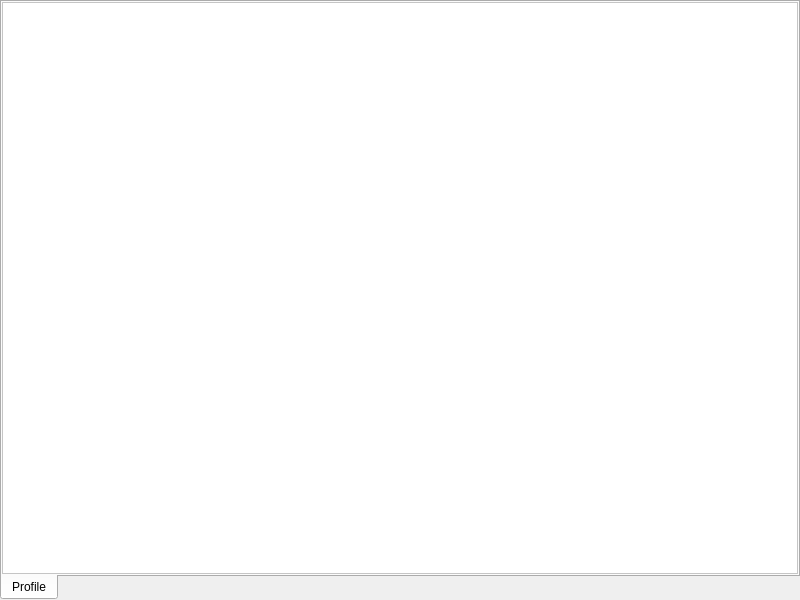
<?xml version="1.0" encoding="UTF-8"?>
<ui version="4.0">
 <class>AlbumEditor</class>
 <widget class="QStackedWidget" name="AlbumEditor">
  <property name="geometry">
   <rect>
    <x>0</x>
    <y>0</y>
    <width>800</width>
    <height>600</height>
   </rect>
  </property>
  <property name="windowTitle">
   <string>Album editor</string>
  </property>
  <property name="toolTip">
   <string>Album editor</string>
  </property>
  <property name="statusTip">
   <string>Album editor</string>
  </property>
  <property name="whatsThis">
   <string>Album editor</string>
  </property>
  <property name="currentIndex">
   <number>0</number>
  </property>
  <widget class="QTabWidget" name="Main">
   <property name="tabPosition">
    <enum>QTabWidget::South</enum>
   </property>
   <property name="currentIndex">
    <number>0</number>
   </property>
   <property name="movable">
    <bool>true</bool>
   </property>
   <widget class="QScrollArea" name="Profile">
    <property name="styleSheet">
     <string notr="true">background-color: rgb(255, 255, 255);</string>
    </property>
    <property name="widgetResizable">
     <bool>true</bool>
    </property>
    <attribute name="title">
     <string>Profile</string>
    </attribute>
   </widget>
  </widget>
  <widget class="QWidget" name="PeopleTool">
   <widget class="QToolButton" name="CheckNames">
    <property name="geometry">
     <rect>
      <x>0</x>
      <y>0</y>
      <width>28</width>
      <height>28</height>
     </rect>
    </property>
    <property name="text">
     <string/>
    </property>
    <property name="icon">
     <iconset>
      <normaloff>:/images/addpeople.png</normaloff>:/images/addpeople.png</iconset>
    </property>
    <property name="iconSize">
     <size>
      <width>28</width>
      <height>28</height>
     </size>
    </property>
    <property name="autoRaise">
     <bool>true</bool>
    </property>
   </widget>
   <widget class="QToolButton" name="AppendPeople">
    <property name="geometry">
     <rect>
      <x>28</x>
      <y>0</y>
      <width>28</width>
      <height>28</height>
     </rect>
    </property>
    <property name="text">
     <string/>
    </property>
    <property name="icon">
     <iconset>
      <normaloff>:/images/plus.png</normaloff>:/images/plus.png</iconset>
    </property>
    <property name="iconSize">
     <size>
      <width>28</width>
      <height>28</height>
     </size>
    </property>
    <property name="autoRaise">
     <bool>true</bool>
    </property>
   </widget>
   <widget class="QComboBox" name="PeopleLanguages">
    <property name="geometry">
     <rect>
      <x>56</x>
      <y>0</y>
      <width>320</width>
      <height>28</height>
     </rect>
    </property>
    <property name="editable">
     <bool>true</bool>
    </property>
   </widget>
   <widget class="QCheckBox" name="Spacing">
    <property name="geometry">
     <rect>
      <x>380</x>
      <y>0</y>
      <width>156</width>
      <height>24</height>
     </rect>
    </property>
    <property name="text">
     <string>Simplify spaces</string>
    </property>
    <property name="iconSize">
     <size>
      <width>24</width>
      <height>24</height>
     </size>
    </property>
   </widget>
  </widget>
  <widget class="QSplitter" name="EditAlbum">
   <property name="orientation">
    <enum>Qt::Vertical</enum>
   </property>
   <property name="handleWidth">
    <number>1</number>
   </property>
   <widget class="QLineEdit" name="Name">
    <property name="minimumSize">
     <size>
      <width>0</width>
      <height>28</height>
     </size>
    </property>
    <property name="maximumSize">
     <size>
      <width>16777215</width>
      <height>28</height>
     </size>
    </property>
    <property name="toolTip">
     <string>Album name</string>
    </property>
    <property name="statusTip">
     <string>Album name</string>
    </property>
    <property name="whatsThis">
     <string>Album name</string>
    </property>
    <property name="placeholderText">
     <string>Album name</string>
    </property>
   </widget>
   <widget class="QComboBox" name="Languages">
    <property name="minimumSize">
     <size>
      <width>0</width>
      <height>28</height>
     </size>
    </property>
    <property name="maximumSize">
     <size>
      <width>16777215</width>
      <height>28</height>
     </size>
    </property>
    <property name="editable">
     <bool>true</bool>
    </property>
   </widget>
   <widget class="QSplitter" name="CommoditiesItems">
    <property name="orientation">
     <enum>Qt::Horizontal</enum>
    </property>
    <property name="handleWidth">
     <number>1</number>
    </property>
    <widget class="QLabel" name="AlbumIcon">
     <property name="minimumSize">
      <size>
       <width>128</width>
       <height>128</height>
      </size>
     </property>
     <property name="maximumSize">
      <size>
       <width>128</width>
       <height>128</height>
      </size>
     </property>
    </widget>
    <widget class="QWidget" name="Commodities" native="true">
     <property name="minimumSize">
      <size>
       <width>0</width>
       <height>128</height>
      </size>
     </property>
     <property name="maximumSize">
      <size>
       <width>16777215</width>
       <height>128</height>
      </size>
     </property>
     <widget class="QCheckBox" name="hasCommodity">
      <property name="geometry">
       <rect>
        <x>10</x>
        <y>10</y>
        <width>240</width>
        <height>28</height>
       </rect>
      </property>
      <property name="text">
       <string>Commodity</string>
      </property>
      <property name="checked">
       <bool>true</bool>
      </property>
     </widget>
     <widget class="QCheckBox" name="Company">
      <property name="geometry">
       <rect>
        <x>10</x>
        <y>40</y>
        <width>240</width>
        <height>28</height>
       </rect>
      </property>
      <property name="text">
       <string>Company</string>
      </property>
      <property name="checked">
       <bool>true</bool>
      </property>
     </widget>
     <widget class="QToolButton" name="FindAlbum">
      <property name="geometry">
       <rect>
        <x>300</x>
        <y>10</y>
        <width>48</width>
        <height>48</height>
       </rect>
      </property>
      <property name="toolTip">
       <string>Find album</string>
      </property>
      <property name="statusTip">
       <string>Find album</string>
      </property>
      <property name="whatsThis">
       <string>Find album</string>
      </property>
      <property name="text">
       <string/>
      </property>
      <property name="icon">
       <iconset>
        <normaloff>:/images/first.png</normaloff>:/images/first.png</iconset>
      </property>
      <property name="iconSize">
       <size>
        <width>48</width>
        <height>48</height>
       </size>
      </property>
      <property name="autoRaise">
       <bool>true</bool>
      </property>
     </widget>
     <widget class="QToolButton" name="AddAlbum">
      <property name="geometry">
       <rect>
        <x>360</x>
        <y>10</y>
        <width>48</width>
        <height>48</height>
       </rect>
      </property>
      <property name="toolTip">
       <string>Add album</string>
      </property>
      <property name="statusTip">
       <string>Add album</string>
      </property>
      <property name="whatsThis">
       <string>Add album</string>
      </property>
      <property name="text">
       <string/>
      </property>
      <property name="icon">
       <iconset>
        <normaloff>:/images/plus.png</normaloff>:/images/plus.png</iconset>
      </property>
      <property name="iconSize">
       <size>
        <width>48</width>
        <height>48</height>
       </size>
      </property>
      <property name="autoRaise">
       <bool>true</bool>
      </property>
     </widget>
     <widget class="QLineEdit" name="AlbumURL">
      <property name="geometry">
       <rect>
        <x>10</x>
        <y>100</y>
        <width>480</width>
        <height>24</height>
       </rect>
      </property>
      <property name="toolTip">
       <string>Album information URL</string>
      </property>
      <property name="statusTip">
       <string>Album information URL</string>
      </property>
      <property name="whatsThis">
       <string>Album information URL</string>
      </property>
      <property name="placeholderText">
       <string>Album information URL</string>
      </property>
     </widget>
     <widget class="QToolButton" name="Dig">
      <property name="geometry">
       <rect>
        <x>420</x>
        <y>10</y>
        <width>48</width>
        <height>48</height>
       </rect>
      </property>
      <property name="text">
       <string/>
      </property>
      <property name="icon">
       <iconset>
        <normaloff>:/images/documentsearch.png</normaloff>:/images/documentsearch.png</iconset>
      </property>
      <property name="iconSize">
       <size>
        <width>48</width>
        <height>48</height>
       </size>
      </property>
      <property name="autoRaise">
       <bool>true</bool>
      </property>
     </widget>
    </widget>
   </widget>
   <widget class="QLineEdit" name="Identifier">
    <property name="minimumSize">
     <size>
      <width>0</width>
      <height>28</height>
     </size>
    </property>
    <property name="maximumSize">
     <size>
      <width>16777215</width>
      <height>28</height>
     </size>
    </property>
    <property name="toolTip">
     <string>Product identifier</string>
    </property>
    <property name="statusTip">
     <string>Product identifier</string>
    </property>
    <property name="whatsThis">
     <string>Product identifier</string>
    </property>
    <property name="styleSheet">
     <string notr="true">background-color: rgb(248,248,248)</string>
    </property>
    <property name="placeholderText">
     <string>Identifier</string>
    </property>
   </widget>
  </widget>
  <widget class="QSplitter" name="Groups">
   <property name="orientation">
    <enum>Qt::Vertical</enum>
   </property>
   <property name="handleWidth">
    <number>1</number>
   </property>
   <widget class="QSplitter" name="GroupSelect">
    <property name="orientation">
     <enum>Qt::Horizontal</enum>
    </property>
    <property name="handleWidth">
     <number>1</number>
    </property>
    <widget class="QWidget" name="GroupTools" native="true">
     <property name="minimumSize">
      <size>
       <width>56</width>
       <height>28</height>
      </size>
     </property>
     <property name="maximumSize">
      <size>
       <width>56</width>
       <height>28</height>
      </size>
     </property>
     <widget class="QToolButton" name="AddGroup">
      <property name="geometry">
       <rect>
        <x>0</x>
        <y>0</y>
        <width>28</width>
        <height>28</height>
       </rect>
      </property>
      <property name="toolTip">
       <string>Add group</string>
      </property>
      <property name="statusTip">
       <string>Add group</string>
      </property>
      <property name="whatsThis">
       <string>Add group</string>
      </property>
      <property name="text">
       <string/>
      </property>
      <property name="icon">
       <iconset>
        <normaloff>:/images/android.png</normaloff>:/images/android.png</iconset>
      </property>
      <property name="iconSize">
       <size>
        <width>28</width>
        <height>28</height>
       </size>
      </property>
      <property name="autoRaise">
       <bool>true</bool>
      </property>
     </widget>
     <widget class="QToolButton" name="DeleteGroup">
      <property name="enabled">
       <bool>false</bool>
      </property>
      <property name="geometry">
       <rect>
        <x>28</x>
        <y>0</y>
        <width>28</width>
        <height>28</height>
       </rect>
      </property>
      <property name="toolTip">
       <string>Delete group</string>
      </property>
      <property name="statusTip">
       <string>Delete group</string>
      </property>
      <property name="whatsThis">
       <string>Delete group</string>
      </property>
      <property name="text">
       <string/>
      </property>
      <property name="icon">
       <iconset>
        <normaloff>:/images/closespeech.png</normaloff>:/images/closespeech.png</iconset>
      </property>
      <property name="iconSize">
       <size>
        <width>28</width>
        <height>28</height>
       </size>
      </property>
      <property name="autoRaise">
       <bool>true</bool>
      </property>
     </widget>
    </widget>
    <widget class="QComboBox" name="UnusedGroupLists">
     <property name="minimumSize">
      <size>
       <width>0</width>
       <height>28</height>
      </size>
     </property>
     <property name="maximumSize">
      <size>
       <width>16777215</width>
       <height>28</height>
      </size>
     </property>
     <property name="editable">
      <bool>true</bool>
     </property>
    </widget>
   </widget>
   <widget class="QTreeWidget" name="GroupMember">
    <property name="toolTip">
     <string>Group member</string>
    </property>
    <property name="statusTip">
     <string>Group member</string>
    </property>
    <property name="whatsThis">
     <string>Group member</string>
    </property>
    <property name="alternatingRowColors">
     <bool>true</bool>
    </property>
    <property name="rootIsDecorated">
     <bool>false</bool>
    </property>
    <column>
     <property name="text">
      <string notr="true">1</string>
     </property>
    </column>
   </widget>
  </widget>
  <widget class="QSplitter" name="Clips">
   <property name="orientation">
    <enum>Qt::Vertical</enum>
   </property>
   <property name="handleWidth">
    <number>1</number>
   </property>
  </widget>
  <widget class="QSplitter" name="Actors">
   <property name="orientation">
    <enum>Qt::Vertical</enum>
   </property>
   <property name="handleWidth">
    <number>1</number>
   </property>
  </widget>
 </widget>
 <resources/>
 <connections>
  <connection>
   <sender>AddGroup</sender>
   <signal>clicked()</signal>
   <receiver>AlbumEditor</receiver>
   <slot>AddGroup()</slot>
   <hints>
    <hint type="sourcelabel">
     <x>15</x>
     <y>15</y>
    </hint>
    <hint type="destinationlabel">
     <x>399</x>
     <y>299</y>
    </hint>
   </hints>
  </connection>
  <connection>
   <sender>DeleteGroup</sender>
   <signal>clicked()</signal>
   <receiver>AlbumEditor</receiver>
   <slot>DeleteGroup()</slot>
   <hints>
    <hint type="sourcelabel">
     <x>43</x>
     <y>15</y>
    </hint>
    <hint type="destinationlabel">
     <x>399</x>
     <y>299</y>
    </hint>
   </hints>
  </connection>
  <connection>
   <sender>CheckNames</sender>
   <signal>clicked()</signal>
   <receiver>AlbumEditor</receiver>
   <slot>AddActor()</slot>
   <hints>
    <hint type="sourcelabel">
     <x>13</x>
     <y>13</y>
    </hint>
    <hint type="destinationlabel">
     <x>399</x>
     <y>299</y>
    </hint>
   </hints>
  </connection>
  <connection>
   <sender>AddAlbum</sender>
   <signal>clicked()</signal>
   <receiver>AlbumEditor</receiver>
   <slot>NameChanged()</slot>
   <hints>
    <hint type="sourcelabel">
     <x>383</x>
     <y>91</y>
    </hint>
    <hint type="destinationlabel">
     <x>399</x>
     <y>299</y>
    </hint>
   </hints>
  </connection>
  <connection>
   <sender>FindAlbum</sender>
   <signal>clicked()</signal>
   <receiver>AlbumEditor</receiver>
   <slot>FindAlbum()</slot>
   <hints>
    <hint type="sourcelabel">
     <x>323</x>
     <y>91</y>
    </hint>
    <hint type="destinationlabel">
     <x>399</x>
     <y>299</y>
    </hint>
   </hints>
  </connection>
  <connection>
   <sender>GroupMember</sender>
   <signal>itemClicked(QTreeWidgetItem*,int)</signal>
   <receiver>AlbumEditor</receiver>
   <slot>groupClicked(QTreeWidgetItem*,int)</slot>
   <hints>
    <hint type="sourcelabel">
     <x>399</x>
     <y>314</y>
    </hint>
    <hint type="destinationlabel">
     <x>399</x>
     <y>299</y>
    </hint>
   </hints>
  </connection>
  <connection>
   <sender>AppendPeople</sender>
   <signal>clicked()</signal>
   <receiver>AlbumEditor</receiver>
   <slot>AppendPeople()</slot>
   <hints>
    <hint type="sourcelabel">
     <x>41</x>
     <y>13</y>
    </hint>
    <hint type="destinationlabel">
     <x>399</x>
     <y>299</y>
    </hint>
   </hints>
  </connection>
  <connection>
   <sender>Dig</sender>
   <signal>clicked()</signal>
   <receiver>AlbumEditor</receiver>
   <slot>Dig()</slot>
   <hints>
    <hint type="sourcelabel">
     <x>572</x>
     <y>91</y>
    </hint>
    <hint type="destinationlabel">
     <x>399</x>
     <y>299</y>
    </hint>
   </hints>
  </connection>
 </connections>
</ui>
